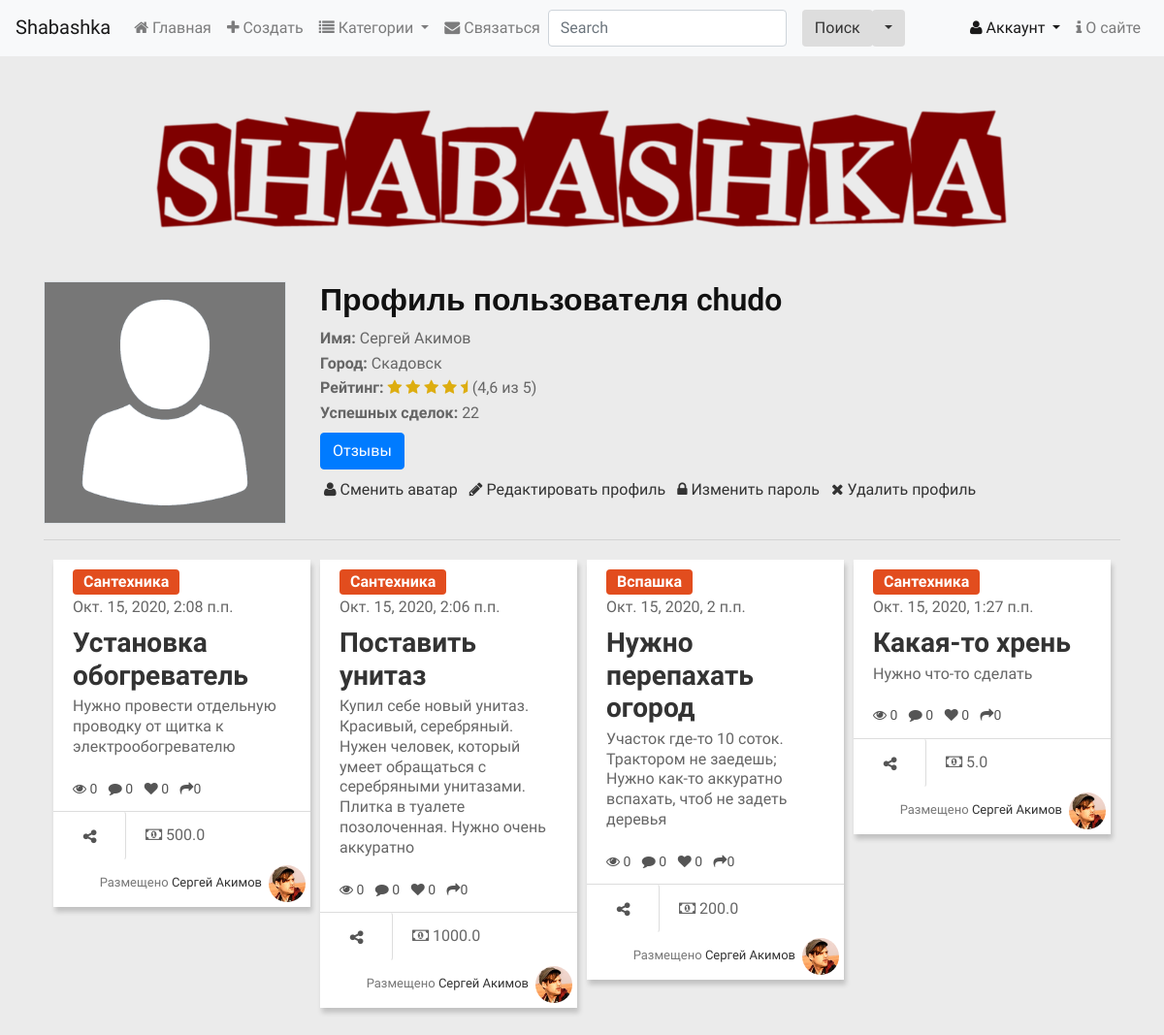
Page /accounts/profile/ (signed in) on the committed database.
### main/models.py (models this page shows, shortened)
class ShaUser(AbstractUser):
    is_activated = models.BooleanField(default=True, db_index=True, verbose_name="Активирован")
    send_message = models.BooleanField(default=True, db_index=True, verbose_name="Отправлять оповещения?")
    location = models.ForeignKey(LocationSettelment, on_delete=models.SET_NULL, null=True, blank=True, verbose_name="Населенный пункт" )
    class Meta(AbstractUser.Meta):
        pass

class Offer(models.Model):
    category = models.ForeignKey(SubCategory, on_delete=models.PROTECT, verbose_name="Категория")
    title = models.CharField(max_length=40, verbose_name="Предложение")
    content = models.TextField(verbose_name="Описание")
    price = models.FloatField(default=0, verbose_name="Цена")
    image = models.ImageField(blank=True, upload_to=get_timestamp_path, verbose_name="Фото")
    author = models.ForeignKey(ShaUser, on_delete=models.CASCADE, verbose_name="Автор")
    is_active = models.BooleanField(default=True, db_index=True, verbose_name="Активное")
    created = models.DateTimeField(auto_now_add=True, db_index=True, verbose_name="Опубликовано", )
    class Meta:
        verbose_name = "Предложение"
        verbose_name_plural = "Предложения"
        ordering = ["-created"]

class Category(models.Model):
    name = models.CharField(max_length=20, unique=True, db_index=True, verbose_name="Название")
    order = models.SmallIntegerField(default=0, db_index=True, verbose_name="Порядок")
    super_category = models.ForeignKey('SuperCategory', on_delete=models.PROTECT, null=True, blank=True,
                                        verbose_name="Надкатегория")

### main/views.py (the view)
# urls.py: path('accounts/profile/', views.profile, name="profile"),
@login_required
def profile(request):
    offers = Offer.objects.filter(author=request.user.pk)
    context = {"offers": offers}
    return render(request, "main/profile.html", context)

### main/models.py (called while the page is built)
    def get_queryset(self):
        return super().get_queryset().filter(super_category__isnull=False)

### main/templates/main/profile.html (shortened to what this page needs)
{% extends 'main/layout.html' %}
{% load static %}
{% block body %}
<div class="container">
    <div class="row">
        <div class="col-lg-3">
            <img class="border profile-img" style="background-color: #777;" src="{% static 'main/images/profile-ph.png' %}" alt="">
        </div>
        <div class="col-lg-9">
            <h3>Профиль пользователя {{ user.username }}</h3>
            <div><b> Имя:</b> {{user.first_name}} {{user.last_name}} </div>
            <div><b>Город:</b>  Скадовск</div>
            <div><b>Рейтинг:</b>
                <i class="fa fa-star" style="color: #ddad10;"></i>
                <i class="fa fa-star" style="color: #ddad10;"></i>
                <i class="fa fa-star" style="color: #ddad10;"></i>
                <i class="fa fa-star" style="color: #ddad10;"></i>
                <i class="fa fa-star-half" style="color: #ddad10;"></i>
                (4,6 из 5)
            </div>
            <div><b>Успешных сделок:</b> 22</div>
            <div><a href="#" class="btn btn-primary my-2">Отзывы</a></div>
            {% if user == request.user %}
            <a href="{% url 'main:profile_change' %}" class="mx-1"><i class="fa fa-user"></i> Сменить аватар </a>
            <a href="{% url 'main:profile_change' %}" class="mx-1"><i class="fa fa-pencil"></i> Редактировать профиль </a>
            <a href="{% url 'main:password_change' %}" class="mx-1"><i class="fa fa-lock"></i> Изменить пароль </a>
            <a href="{% url 'main:profile_delete' %}" class="mx-1"><i class="fa fa-close"></i> Удалить профиль </a>
            {% else %}
                <a href="#"><i class="fa fa-user-plus"></i> Подписаться</a>
            {% endif %}
        </div>
    </div>
<hr>
<div id="page-content" class="index-page">
<div id="container">
{% for offer in offers %}
<div class="item">
    <div class="content-item">
        {% url 'main:detail' category_pk=offer.category.pk pk=offer.pk as url %}
        <a href="{% url 'main:by_category' pk=offer.category.pk %}" class="btn btn-small btn-{{offer.category.super_category.order}}">{{offer.category.name}}</a>
        <div class="time"> {{offer.created}}</div>
        <h3 class="title-item"><a href="{{url}}{{all}}">{{offer.title}}</a></h3>
        <p class="info">{{offer.content}}</p>
        <ul class="list-inline">
            <li class="list-inline-item"><a href="#"><i class="fa fa-eye"></i> 0</a></li>
            <li class="list-inline-item"><a href="#"><i class="fa fa-comment"></i> 0</a></li>
            <li class="list-inline-item"><a href="#"><i class="fa fa-heart"></i> 0</a></li>
            <li class="list-inline-item"  class="list-inline-item"  class="list-inline-item"><a href="#"><i class="fa fa-share"></i>0</a></li>
        </ul>
    </div>
    <div class="bottom-item">
        <a href="#" class="btn btn-share share"><i class="fa fa-share-alt"></i> </a>
        <span class="mx-3"><i class="fa fa-money"></i> {{offer.price}}</span>
        <span class="user f-right">Размещено
            <a href="{% url 'main:profile_by_id' pk=offer.author.pk %}">
                {% if offer.author.first_name and offer.author.last_name %}
                {{offer.author.first_name}} {{offer.author.last_name}}
                {% else %}
                {{offer.author}}
                {% endif %}
            </a><img src="{% static 'main/images/ava-1.jpg' %}" class="rounded-circle"></span>
    </div>
</div>
{% endfor %}
</div>
</div>
</div>
{% endblock %}

### main/static/main/css/style.css (style rules this page uses)
body { font-family: 'Ek Mukta', sans-serif;color: #666;background: #EBEBEB;font-size: 16px;line-height: 1.6em;font-weight: 400; }
html, body { width:100%; padding:0; }
html { -webkit-text-size-adjust: none; }
img { max-width:100%; height: auto;width: auto\9; }
h3 { font-size: 32px; }
h1,h2,h3,h4,h5,h6 { font-family: 'Roboto', sans-serif;font-weight: 600;color: #111; }
p { margin: 0 0 20px;line-height: 1.3; }
a { color: #333; -webkit-transition: all .2s ease-in-out; -moz-transition: all .2s ease-in-out; transition: all .2s ease-in-out; }
.f-right { float: right; }
.index-page, .sub-page { margin: 20px 10px 60px; }
#page-content .item { background-color: #fff;width:220px;box-shadow: 2px 5px 5px 0 rgba(0, 0, 0, 0.18); }
#page-content .item img { padding: 0px;display: block;max-width: 100%; margin: 0 auto; }
#page-content .content-item { padding: 10px 20px; }
#page-content h3.title-item { font-family: 'Ek Mukta', sans-serif;font-size: 28px;margin: 7px 0 5px; }
#page-content .content-item ul { margin: 0;font-size: 14px; }
#page-content .content-item ul li a { color: #555; }
#page-content .bottom-item { border-top: 1px solid #ddd;min-height: 50px; }
#page-content .user { color: #777;font-size: 13px;line-height: 2.8;padding: 5px; }
#page-content .user img { width: 38px; height: 38px;float: right;display: inline-block;margin-left: 7px; }
.btn-small { color: #fff;padding: 0px 10px;font-weight: bold; }
.btn-share { font-weight: 500;color: #555;border-right: 1px solid #ddd;margin: 0;border-radius: none;height: 51px; width: 75px;margin-top: -1px;padding: 14px; }
.btn-0 { background-color: #E24D1E; }
.profile-img { width: 250px; }

### main/static/main/css/lightbox.css (style rules this page uses)
body:after { content: url(../images/close.png) url(../images/loading.gif) url(../images/prev.png) url(../images/next.png); display: none; }

### rows in the picture
ShaUser: username "chudo", first_name "Сергей", last_name "Акимов"
Offer: category.name "Сантехника", created "Окт. 15, 2020, 2:08 п.п.", title "Установка обогреватель", content "Нужно провести отдельную проводку от щитка к электрообогревателю", price "500.0", author.first_name "Сергей", author.last_name "Акимов"
Offer: category.name "Сантехника", created "Окт. 15, 2020, 2:06 п.п.", title "Поставить унитаз", content "Купил себе новый унитаз. Красивый, серебряный. Нужен человек, который умеет обращаться с серебряными унитазами. Плитка в туалете позолоченная. Нужно очень аккуратно", price "1000.0", author.first_name "Сергей", author.last_name "Акимов"
Offer: category.name "Вспашка", created "Окт. 15, 2020, 2 п.п.", title "Нужно перепахать огород", content "Участок где-то 10 соток. Трактором не заедешь; Нужно как-то аккуратно вспахать, чтоб не задеть деревья", price "200.0", author.first_name "Сергей", author.last_name "Акимов"
Offer: category.name "Сантехника", created "Окт. 15, 2020, 1:27 п.п.", title "Какая-то хрень", content "Нужно что-то сделать", price "5.0", author.first_name "Сергей", author.last_name "Акимов"
